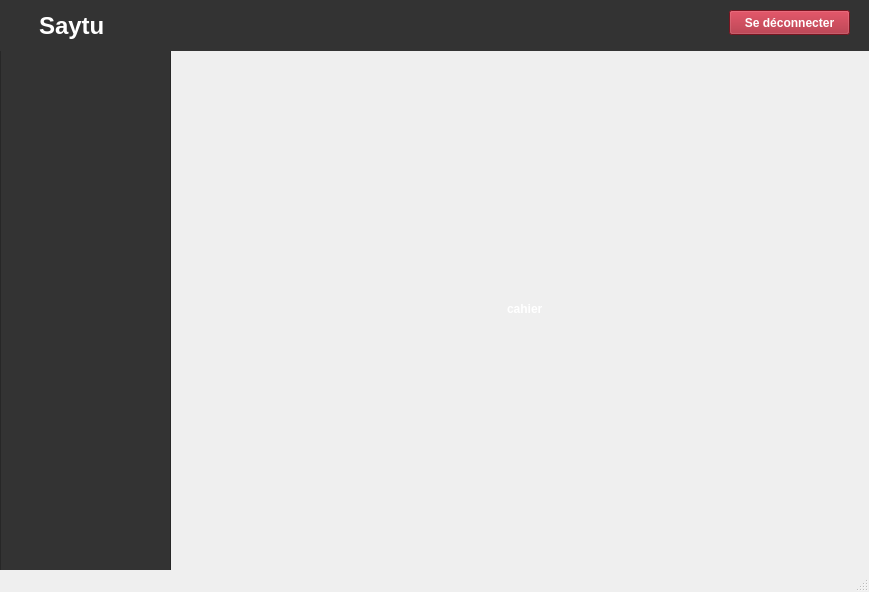
<?xml version="1.0" encoding="UTF-8"?>
<ui version="4.0">
 <class>MainWindow</class>
 <widget class="QMainWindow" name="MainWindow">
  <property name="geometry">
   <rect>
    <x>0</x>
    <y>0</y>
    <width>869</width>
    <height>592</height>
   </rect>
  </property>
  <property name="windowTitle">
   <string>MainWindow</string>
  </property>
  <widget class="QWidget" name="centralwidget">
   <widget class="QScrollArea" name="sidebarContainer">
    <property name="geometry">
     <rect>
      <x>0</x>
      <y>50</y>
      <width>171</width>
      <height>581</height>
     </rect>
    </property>
    <property name="styleSheet">
     <string notr="true">
background-color: rgb(51, 51, 51);</string>
    </property>
    <property name="widgetResizable">
     <bool>true</bool>
    </property>
    <widget class="QWidget" name="scrollAreaWidgetContents">
     <property name="geometry">
      <rect>
       <x>0</x>
       <y>0</y>
       <width>169</width>
       <height>579</height>
      </rect>
     </property>
     <layout class="QGridLayout" name="gridLayout_24">
      <item row="0" column="0">
       <widget class="QWidget" name="sidebar" native="true">
        <property name="styleSheet">
         <string notr="true"/>
        </property>
       </widget>
      </item>
      <item row="1" column="0">
       <spacer name="verticalSpacer_9">
        <property name="orientation">
         <enum>Qt::Vertical</enum>
        </property>
        <property name="sizeHint" stdset="0">
         <size>
          <width>20</width>
          <height>542</height>
         </size>
        </property>
       </spacer>
      </item>
     </layout>
    </widget>
   </widget>
   <widget class="QWidget" name="header" native="true">
    <property name="geometry">
     <rect>
      <x>-1</x>
      <y>0</y>
      <width>881</width>
      <height>51</height>
     </rect>
    </property>
    <property name="styleSheet">
     <string notr="true">background-color: rgb(51, 51, 51);</string>
    </property>
    <widget class="QPushButton" name="logout">
     <property name="geometry">
      <rect>
       <x>730</x>
       <y>10</y>
       <width>121</width>
       <height>25</height>
      </rect>
     </property>
     <property name="styleSheet">
      <string notr="true">background-color: rgb(165, 29, 45);
color: rgb(255, 255, 255);
font-weight: bold;</string>
     </property>
     <property name="text">
      <string>Se déconnecter</string>
     </property>
     <property name="checkable">
      <bool>true</bool>
     </property>
    </widget>
    <widget class="QLabel" name="label">
     <property name="geometry">
      <rect>
       <x>40</x>
       <y>10</y>
       <width>71</width>
       <height>31</height>
      </rect>
     </property>
     <property name="styleSheet">
      <string notr="true">color: white;
font-size: 24px;
font-weight : bold;</string>
     </property>
     <property name="text">
      <string>Saytu</string>
     </property>
    </widget>
   </widget>
   <widget class="QStackedWidget" name="stackedWidget">
    <property name="geometry">
     <rect>
      <x>174</x>
      <y>60</y>
      <width>701</width>
      <height>498</height>
     </rect>
    </property>
    <property name="currentIndex">
     <number>0</number>
    </property>
    <widget class="QWidget" name="welcome">
     <layout class="QGridLayout" name="gridLayout">
      <item row="1" column="3">
       <spacer name="horizontalSpacer_2">
        <property name="orientation">
         <enum>Qt::Horizontal</enum>
        </property>
        <property name="sizeHint" stdset="0">
         <size>
          <width>275</width>
          <height>20</height>
         </size>
        </property>
       </spacer>
      </item>
      <item row="1" column="0">
       <spacer name="horizontalSpacer">
        <property name="orientation">
         <enum>Qt::Horizontal</enum>
        </property>
        <property name="sizeHint" stdset="0">
         <size>
          <width>275</width>
          <height>20</height>
         </size>
        </property>
       </spacer>
      </item>
      <item row="3" column="2">
       <spacer name="verticalSpacer_2">
        <property name="orientation">
         <enum>Qt::Vertical</enum>
        </property>
        <property name="sizeHint" stdset="0">
         <size>
          <width>20</width>
          <height>224</height>
         </size>
        </property>
       </spacer>
      </item>
      <item row="0" column="2">
       <spacer name="verticalSpacer">
        <property name="orientation">
         <enum>Qt::Vertical</enum>
        </property>
        <property name="sizeHint" stdset="0">
         <size>
          <width>20</width>
          <height>224</height>
         </size>
        </property>
       </spacer>
      </item>
      <item row="1" column="2">
       <widget class="QLabel" name="user">
        <property name="styleSheet">
         <string notr="true">color: rgb(255, 255, 255);
font-weight : bold;</string>
        </property>
        <property name="text">
         <string>cahier</string>
        </property>
       </widget>
      </item>
     </layout>
    </widget>
    <widget class="QWidget" name="classe">
     <layout class="QGridLayout" name="gridLayout_2">
      <item row="0" column="1" rowspan="2">
       <spacer name="horizontalSpacer_5">
        <property name="orientation">
         <enum>Qt::Horizontal</enum>
        </property>
        <property name="sizeHint" stdset="0">
         <size>
          <width>108</width>
          <height>20</height>
         </size>
        </property>
       </spacer>
      </item>
      <item row="0" column="2">
       <widget class="QLabel" name="label_2">
        <property name="styleSheet">
         <string notr="true">font-weight : bold;
font-size : 18px;
color: rgb(51, 51, 51);</string>
        </property>
        <property name="text">
         <string>Choirsir la classe</string>
        </property>
       </widget>
      </item>
      <item row="0" column="3" rowspan="2">
       <spacer name="horizontalSpacer_6">
        <property name="orientation">
         <enum>Qt::Horizontal</enum>
        </property>
        <property name="sizeHint" stdset="0">
         <size>
          <width>108</width>
          <height>20</height>
         </size>
        </property>
       </spacer>
      </item>
      <item row="1" column="2">
       <spacer name="verticalSpacer_3">
        <property name="orientation">
         <enum>Qt::Vertical</enum>
        </property>
        <property name="sizeHint" stdset="0">
         <size>
          <width>20</width>
          <height>211</height>
         </size>
        </property>
       </spacer>
      </item>
      <item row="2" column="0">
       <spacer name="horizontalSpacer_3">
        <property name="orientation">
         <enum>Qt::Horizontal</enum>
        </property>
        <property name="sizeHint" stdset="0">
         <size>
          <width>108</width>
          <height>20</height>
         </size>
        </property>
       </spacer>
      </item>
      <item row="2" column="1" colspan="3">
       <widget class="QWidget" name="classeContainer" native="true">
        <widget class="QWidget" name="classeContainer_2" native="true">
         <property name="geometry">
          <rect>
           <x>10</x>
           <y>0</y>
           <width>379</width>
           <height>23</height>
          </rect>
         </property>
        </widget>
       </widget>
      </item>
      <item row="2" column="4">
       <spacer name="horizontalSpacer_4">
        <property name="orientation">
         <enum>Qt::Horizontal</enum>
        </property>
        <property name="sizeHint" stdset="0">
         <size>
          <width>108</width>
          <height>20</height>
         </size>
        </property>
       </spacer>
      </item>
      <item row="3" column="2">
       <spacer name="verticalSpacer_4">
        <property name="orientation">
         <enum>Qt::Vertical</enum>
        </property>
        <property name="sizeHint" stdset="0">
         <size>
          <width>20</width>
          <height>210</height>
         </size>
        </property>
       </spacer>
      </item>
     </layout>
    </widget>
    <widget class="QWidget" name="cahier">
     <layout class="QGridLayout" name="gridLayout_3">
      <item row="0" column="0">
       <spacer name="horizontalSpacer_7">
        <property name="orientation">
         <enum>Qt::Horizontal</enum>
        </property>
        <property name="sizeHint" stdset="0">
         <size>
          <width>229</width>
          <height>20</height>
         </size>
        </property>
       </spacer>
      </item>
      <item row="0" column="1">
       <widget class="QLabel" name="label_3">
        <property name="styleSheet">
         <string notr="true">font-weight : bold;
font-size : 18px;
color: rgb(51, 51, 51);</string>
        </property>
        <property name="text">
         <string>Cahier de texte</string>
        </property>
       </widget>
      </item>
      <item row="0" column="2">
       <spacer name="horizontalSpacer_8">
        <property name="orientation">
         <enum>Qt::Horizontal</enum>
        </property>
        <property name="sizeHint" stdset="0">
         <size>
          <width>228</width>
          <height>20</height>
         </size>
        </property>
       </spacer>
      </item>
      <item row="1" column="0" colspan="3">
       <widget class="QWidget" name="classeContainer_3" native="true"/>
      </item>
     </layout>
    </widget>
    <widget class="QWidget" name="Avis">
     <layout class="QGridLayout" name="gridLayout_4">
      <item row="0" column="0">
       <spacer name="horizontalSpacer_10">
        <property name="orientation">
         <enum>Qt::Horizontal</enum>
        </property>
        <property name="sizeHint" stdset="0">
         <size>
          <width>229</width>
          <height>20</height>
         </size>
        </property>
       </spacer>
      </item>
      <item row="0" column="1">
       <widget class="QLabel" name="label_4">
        <property name="styleSheet">
         <string notr="true">font-weight : bold;
font-size : 18px;
color: rgb(51, 51, 51);</string>
        </property>
        <property name="text">
         <string>Fiche d'evaluation</string>
        </property>
       </widget>
      </item>
      <item row="0" column="2">
       <spacer name="horizontalSpacer_9">
        <property name="orientation">
         <enum>Qt::Horizontal</enum>
        </property>
        <property name="sizeHint" stdset="0">
         <size>
          <width>203</width>
          <height>20</height>
         </size>
        </property>
       </spacer>
      </item>
      <item row="1" column="0" colspan="3">
       <widget class="QWidget" name="classeContainer_4" native="true"/>
      </item>
     </layout>
    </widget>
    <widget class="QWidget" name="RespCom">
     <layout class="QGridLayout" name="gridLayout_5">
      <item row="0" column="0">
       <spacer name="horizontalSpacer_12">
        <property name="orientation">
         <enum>Qt::Horizontal</enum>
        </property>
        <property name="sizeHint" stdset="0">
         <size>
          <width>229</width>
          <height>20</height>
         </size>
        </property>
       </spacer>
      </item>
      <item row="0" column="2">
       <spacer name="horizontalSpacer_11">
        <property name="orientation">
         <enum>Qt::Horizontal</enum>
        </property>
        <property name="sizeHint" stdset="0">
         <size>
          <width>203</width>
          <height>20</height>
         </size>
        </property>
       </spacer>
      </item>
      <item row="0" column="1">
       <widget class="QLabel" name="label_5">
        <property name="styleSheet">
         <string notr="true">font-weight : bold;
font-size : 18px;
color: rgb(51, 51, 51);</string>
        </property>
        <property name="text">
         <string>Mes rapports </string>
        </property>
       </widget>
      </item>
      <item row="1" column="0" colspan="3">
       <widget class="QWidget" name="classeContainer_5" native="true"/>
      </item>
     </layout>
    </widget>
    <widget class="QWidget" name="ecrireRap">
     <layout class="QGridLayout" name="gridLayout_23">
      <item row="0" column="0">
       <widget class="QTextEdit" name="textEditRap">
        <property name="html">
         <string notr="true">&lt;!DOCTYPE HTML PUBLIC &quot;-//W3C//DTD HTML 4.0//EN&quot; &quot;http://www.w3.org/TR/REC-html40/strict.dtd&quot;&gt;
&lt;html&gt;&lt;head&gt;&lt;meta name=&quot;qrichtext&quot; content=&quot;1&quot; /&gt;&lt;style type=&quot;text/css&quot;&gt;
p, li { white-space: pre-wrap; }
&lt;/style&gt;&lt;/head&gt;&lt;body style=&quot; font-family:'Ubuntu'; font-size:11pt; font-weight:400; font-style:normal;&quot;&gt;
&lt;p style=&quot;-qt-paragraph-type:empty; margin-top:0px; margin-bottom:0px; margin-left:0px; margin-right:0px; -qt-block-indent:0; text-indent:0px;&quot;&gt;&lt;br /&gt;&lt;/p&gt;&lt;/body&gt;&lt;/html&gt;</string>
        </property>
        <property name="overwriteMode">
         <bool>true</bool>
        </property>
        <property name="placeholderText">
         <string>Veillez rédiger votre rapport ici ...</string>
        </property>
       </widget>
      </item>
      <item row="1" column="0">
       <widget class="QPushButton" name="validerRappContaint">
        <property name="mouseTracking">
         <bool>true</bool>
        </property>
        <property name="styleSheet">
         <string notr="true">border: 2px solid rgb(0, 80, 78);
border-top-right-radius: 10px;
border-top-left-radius: 10px;
border-bottom-right-radius: 10px;
border-bottom-left-radius: 10px;
color: white;
font-weight : bold;
font-size : 15px;
background-color: rgb(0, 80, 78);</string>
        </property>
        <property name="text">
         <string>Envoyer</string>
        </property>
       </widget>
      </item>
     </layout>
    </widget>
    <widget class="QWidget" name="DireRapp">
     <layout class="QGridLayout" name="gridLayout_6">
      <item row="0" column="0">
       <spacer name="horizontalSpacer_13">
        <property name="orientation">
         <enum>Qt::Horizontal</enum>
        </property>
        <property name="sizeHint" stdset="0">
         <size>
          <width>142</width>
          <height>20</height>
         </size>
        </property>
       </spacer>
      </item>
      <item row="0" column="1">
       <widget class="QLabel" name="label_6">
        <property name="styleSheet">
         <string notr="true">font-weight : bold;
font-size : 18px;
color: rgb(51, 51, 51);</string>
        </property>
        <property name="text">
         <string>Rapports des chefs de département</string>
        </property>
       </widget>
      </item>
      <item row="0" column="2">
       <spacer name="horizontalSpacer_14">
        <property name="orientation">
         <enum>Qt::Horizontal</enum>
        </property>
        <property name="sizeHint" stdset="0">
         <size>
          <width>141</width>
          <height>20</height>
         </size>
        </property>
       </spacer>
      </item>
      <item row="1" column="0" colspan="3">
       <widget class="QWidget" name="classeContainer_6" native="true"/>
      </item>
     </layout>
    </widget>
    <widget class="QWidget" name="pc">
     <layout class="QGridLayout" name="gridLayout_7">
      <item row="0" column="0">
       <spacer name="horizontalSpacer_15">
        <property name="orientation">
         <enum>Qt::Horizontal</enum>
        </property>
        <property name="sizeHint" stdset="0">
         <size>
          <width>171</width>
          <height>20</height>
         </size>
        </property>
       </spacer>
      </item>
      <item row="0" column="1">
       <widget class="QLabel" name="label_7">
        <property name="styleSheet">
         <string notr="true">font-weight : bold;
font-size : 18px;
color: rgb(51, 51, 51);</string>
        </property>
        <property name="text">
         <string>PV Commission Pédagogique</string>
        </property>
       </widget>
      </item>
      <item row="0" column="2">
       <spacer name="horizontalSpacer_16">
        <property name="orientation">
         <enum>Qt::Horizontal</enum>
        </property>
        <property name="sizeHint" stdset="0">
         <size>
          <width>170</width>
          <height>20</height>
         </size>
        </property>
       </spacer>
      </item>
      <item row="1" column="0" colspan="3">
       <widget class="QWidget" name="classeContainer_7" native="true"/>
      </item>
     </layout>
    </widget>
    <widget class="QWidget" name="page_2">
     <layout class="QGridLayout" name="gridLayout_8">
      <item row="0" column="0">
       <spacer name="horizontalSpacer_18">
        <property name="orientation">
         <enum>Qt::Horizontal</enum>
        </property>
        <property name="sizeHint" stdset="0">
         <size>
          <width>285</width>
          <height>20</height>
         </size>
        </property>
       </spacer>
      </item>
      <item row="0" column="1">
       <widget class="QLabel" name="label_8">
        <property name="styleSheet">
         <string notr="true">font-weight : bold;
font-size : 18px;
color: rgb(51, 51, 51);</string>
        </property>
        <property name="text">
         <string>Mes rapports </string>
        </property>
       </widget>
      </item>
      <item row="0" column="2">
       <spacer name="horizontalSpacer_17">
        <property name="orientation">
         <enum>Qt::Horizontal</enum>
        </property>
        <property name="sizeHint" stdset="0">
         <size>
          <width>285</width>
          <height>20</height>
         </size>
        </property>
       </spacer>
      </item>
      <item row="1" column="0" colspan="3">
       <widget class="QWidget" name="classeContainer_8" native="true"/>
      </item>
     </layout>
    </widget>
    <widget class="QWidget" name="page">
     <layout class="QGridLayout" name="gridLayout_22">
      <item row="0" column="0">
       <widget class="QTextEdit" name="textEditRap_2">
        <property name="html">
         <string notr="true">&lt;!DOCTYPE HTML PUBLIC &quot;-//W3C//DTD HTML 4.0//EN&quot; &quot;http://www.w3.org/TR/REC-html40/strict.dtd&quot;&gt;
&lt;html&gt;&lt;head&gt;&lt;meta name=&quot;qrichtext&quot; content=&quot;1&quot; /&gt;&lt;style type=&quot;text/css&quot;&gt;
p, li { white-space: pre-wrap; }
&lt;/style&gt;&lt;/head&gt;&lt;body style=&quot; font-family:'Ubuntu'; font-size:11pt; font-weight:400; font-style:normal;&quot;&gt;
&lt;p style=&quot;-qt-paragraph-type:empty; margin-top:0px; margin-bottom:0px; margin-left:0px; margin-right:0px; -qt-block-indent:0; text-indent:0px;&quot;&gt;&lt;br /&gt;&lt;/p&gt;&lt;/body&gt;&lt;/html&gt;</string>
        </property>
        <property name="overwriteMode">
         <bool>true</bool>
        </property>
        <property name="placeholderText">
         <string>Veillez rédiger votre rapport ici ...</string>
        </property>
       </widget>
      </item>
      <item row="1" column="0">
       <widget class="QPushButton" name="validerRappContaint_2">
        <property name="mouseTracking">
         <bool>true</bool>
        </property>
        <property name="styleSheet">
         <string notr="true">border: 2px solid rgb(0, 80, 78);
border-top-right-radius: 10px;
border-top-left-radius: 10px;
border-bottom-right-radius: 10px;
border-bottom-left-radius: 10px;
color: white;
font-weight : bold;
font-size : 15px;
background-color: rgb(0, 80, 78);</string>
        </property>
        <property name="text">
         <string>Envoyer</string>
        </property>
       </widget>
      </item>
     </layout>
    </widget>
    <widget class="QWidget" name="page_3">
     <layout class="QGridLayout" name="gridLayout_9">
      <item row="0" column="0">
       <spacer name="horizontalSpacer_20">
        <property name="orientation">
         <enum>Qt::Horizontal</enum>
        </property>
        <property name="sizeHint" stdset="0">
         <size>
          <width>171</width>
          <height>20</height>
         </size>
        </property>
       </spacer>
      </item>
      <item row="0" column="1">
       <widget class="QLabel" name="label_9">
        <property name="styleSheet">
         <string notr="true">font-weight : bold;
font-size : 18px;
color: rgb(51, 51, 51);</string>
        </property>
        <property name="text">
         <string>Rappors des responsables pédagogiques</string>
        </property>
       </widget>
      </item>
      <item row="0" column="2">
       <spacer name="horizontalSpacer_19">
        <property name="orientation">
         <enum>Qt::Horizontal</enum>
        </property>
        <property name="sizeHint" stdset="0">
         <size>
          <width>170</width>
          <height>20</height>
         </size>
        </property>
       </spacer>
      </item>
      <item row="1" column="0" colspan="3">
       <widget class="QWidget" name="classeContainer_10" native="true"/>
      </item>
     </layout>
    </widget>
    <widget class="QWidget" name="page_4">
     <layout class="QGridLayout" name="gridLayout_10">
      <item row="0" column="0">
       <spacer name="horizontalSpacer_21">
        <property name="orientation">
         <enum>Qt::Horizontal</enum>
        </property>
        <property name="sizeHint" stdset="0">
         <size>
          <width>306</width>
          <height>20</height>
         </size>
        </property>
       </spacer>
      </item>
      <item row="0" column="1">
       <widget class="QLabel" name="label_10">
        <property name="styleSheet">
         <string notr="true">font-weight : bold;
font-size : 18px;
color: rgb(51, 51, 51);</string>
        </property>
        <property name="text">
         <string>Mes PVs </string>
        </property>
       </widget>
      </item>
      <item row="0" column="2">
       <spacer name="horizontalSpacer_22">
        <property name="orientation">
         <enum>Qt::Horizontal</enum>
        </property>
        <property name="sizeHint" stdset="0">
         <size>
          <width>306</width>
          <height>20</height>
         </size>
        </property>
       </spacer>
      </item>
      <item row="1" column="0" colspan="3">
       <widget class="QWidget" name="classeContainer_21" native="true"/>
      </item>
     </layout>
    </widget>
    <widget class="QWidget" name="page_5">
     <layout class="QGridLayout" name="gridLayout_21">
      <item row="2" column="0">
       <widget class="QPushButton" name="validerRappContaint_5">
        <property name="mouseTracking">
         <bool>true</bool>
        </property>
        <property name="styleSheet">
         <string notr="true">border: 2px solid rgb(0, 80, 78);
border-top-right-radius: 10px;
border-top-left-radius: 10px;
border-bottom-right-radius: 10px;
border-bottom-left-radius: 10px;
color: white;
font-weight : bold;
font-size : 15px;
background-color: rgb(0, 80, 78);</string>
        </property>
        <property name="text">
         <string>Envoyer</string>
        </property>
       </widget>
      </item>
      <item row="1" column="0">
       <widget class="QTextEdit" name="textEditRap_5">
        <property name="html">
         <string notr="true">&lt;!DOCTYPE HTML PUBLIC &quot;-//W3C//DTD HTML 4.0//EN&quot; &quot;http://www.w3.org/TR/REC-html40/strict.dtd&quot;&gt;
&lt;html&gt;&lt;head&gt;&lt;meta name=&quot;qrichtext&quot; content=&quot;1&quot; /&gt;&lt;style type=&quot;text/css&quot;&gt;
p, li { white-space: pre-wrap; }
&lt;/style&gt;&lt;/head&gt;&lt;body style=&quot; font-family:'Ubuntu'; font-size:11pt; font-weight:400; font-style:normal;&quot;&gt;
&lt;p style=&quot;-qt-paragraph-type:empty; margin-top:0px; margin-bottom:0px; margin-left:0px; margin-right:0px; -qt-block-indent:0; text-indent:0px;&quot;&gt;&lt;br /&gt;&lt;/p&gt;&lt;/body&gt;&lt;/html&gt;</string>
        </property>
        <property name="overwriteMode">
         <bool>true</bool>
        </property>
        <property name="placeholderText">
         <string>Veillez rédiger votre rapport ici ...</string>
        </property>
       </widget>
      </item>
     </layout>
    </widget>
   </widget>
  </widget>
  <widget class="QStatusBar" name="statusbar"/>
 </widget>
 <resources/>
 <connections>
  <connection>
   <sender>logout</sender>
   <signal>clicked()</signal>
   <receiver>MainWindow</receiver>
   <slot>close()</slot>
   <hints>
    <hint type="sourcelabel">
     <x>714</x>
     <y>23</y>
    </hint>
    <hint type="destinationlabel">
     <x>828</x>
     <y>35</y>
    </hint>
   </hints>
  </connection>
 </connections>
</ui>
